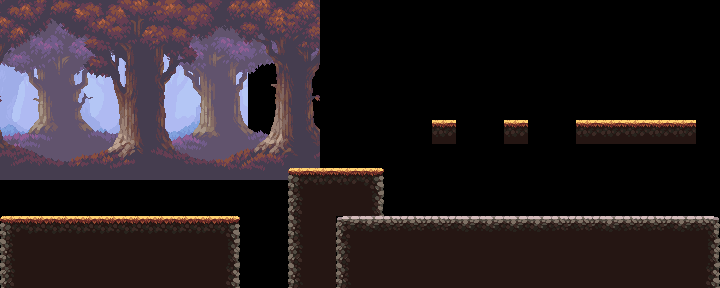

Below is a game level as drawn by its tile map, then a one-line description and the .tmx file that defines it, in full:
An orthogonal 30x12 tile map with 24x24 px tiles, 1 tile layer (terrain), 2 tilesets, 3 image layers and 9 objects (4x enemyboundary, 2x enemyspawn, collision, shop, playerspawn).

<map version="1.10" tiledversion="1.10.2" orientation="orthogonal" renderorder="right-down" width="30" height="12" tilewidth="24" tileheight="24" infinite="0" nextlayerid="13" nextobjectid="17">
 <editorsettings>
  <export target="../cmake-build-debug/bin/config/home.json" format="json" />
 </editorsettings>
 <tileset firstgid="1" name="world_tileset" tilewidth="24" tileheight="24" tilecount="315" columns="21">
  <image source="../cmake-build-debug/bin/assets/oak_woods_v1.0/oak_woods_tileset.png" width="504" height="360" />
  <tile id="0">
   <objectgroup draworder="index" id="2">
    <object id="1" name="tile" type="collision" x="0" y="0" width="24" height="24">
     <properties>
      <property name="blocksmovement" type="bool" value="true" />
      <property name="blocksvision" type="bool" value="true" />
     </properties>
    </object>
   </objectgroup>
  </tile>
 </tileset>
 <tileset firstgid="316" name="store" tilewidth="118" tileheight="128" tilecount="6" columns="6">
  <image source="../cmake-build-debug/bin/assets/oak_woods_v1.0/decorations/shop_anim.png" width="708" height="128" />
  <tile id="0">
   <animation>
    <frame tileid="0" duration="100" />
    <frame tileid="1" duration="100" />
    <frame tileid="2" duration="100" />
    <frame tileid="3" duration="100" />
    <frame tileid="4" duration="100" />
    <frame tileid="5" duration="100" />
   </animation>
  </tile>
 </tileset>
 <imagelayer id="2" name="background1" class="background" offsetx="-72" offsety="0" parallaxx="0.05" repeatx="1">
  <image source="../cmake-build-debug/bin/assets/oak_woods_v1.0/background/background_layer_1.png" width="320" height="180" />
 </imagelayer>
 <imagelayer id="3" name="background2" class="background" parallaxx="0.2" repeatx="1">
  <image source="../cmake-build-debug/bin/assets/oak_woods_v1.0/background/background_layer_2.png" width="320" height="180" />
 </imagelayer>
 <imagelayer id="4" name="background3" class="background" repeatx="1">
  <image source="../cmake-build-debug/bin/assets/oak_woods_v1.0/background/background_layer_3.png" width="320" height="180" />
 </imagelayer>
 <layer id="1" name="terrain" class="tilemap" width="30" height="12">
  <data encoding="csv">
0,0,0,0,0,0,0,0,0,0,0,0,0,0,0,0,0,0,0,0,0,0,0,0,0,0,0,0,0,0,
0,0,0,0,0,0,0,0,0,0,0,0,0,0,0,0,0,0,0,0,0,0,0,0,0,0,0,0,0,0,
0,0,0,0,0,0,0,0,0,0,0,0,0,0,0,0,0,0,0,0,0,0,0,0,0,0,0,0,0,0,
0,0,0,0,0,0,0,0,0,0,0,0,0,0,0,0,0,0,0,0,0,0,0,0,0,0,0,0,0,0,
0,0,0,0,0,0,0,0,0,0,0,0,0,0,0,0,0,0,0,0,0,0,0,0,0,0,0,0,0,0,
0,0,0,0,0,0,0,0,0,0,0,0,0,0,0,0,0,0,2,0,0,2,0,0,2,2,2,2,2,0,
0,0,0,0,0,0,0,0,0,0,0,0,0,0,0,0,0,0,0,0,0,0,0,0,0,0,0,0,0,0,
0,0,0,0,0,0,0,0,0,0,0,0,1,2,2,4,0,0,0,0,0,0,0,0,0,0,0,0,0,0,
0,0,0,0,0,0,0,0,0,0,0,0,22,23,23,25,0,0,0,0,0,0,0,0,0,0,0,0,0,0,
1,3,3,3,3,3,3,3,3,4,0,0,43,23,6,7,8,8,8,7,7,7,7,8,8,7,8,8,7,9,
43,23,23,23,23,23,23,23,23,25,0,0,22,23,22,23,23,23,23,23,23,23,23,23,23,23,23,23,23,25,
22,23,23,23,23,23,23,23,23,46,0,0,43,23,43,23,23,23,23,23,23,23,23,23,23,23,23,23,23,46
</data>
 </layer>
 <objectgroup id="11" name="enemyboundary">
  <object id="8" name="enemyboundary" x="552" y="96" width="24" height="24" />
  <object id="10" name="enemyboundary" x="696" y="96" width="24" height="24" />
  <object id="14" name="enemyboundary" x="504" y="192" width="24" height="24" />
  <object id="15" name="enemyboundary" x="672" y="192" width="24" height="24" />
 </objectgroup>
 <objectgroup id="12" name="enemyspawn">
  <object id="11" name="enemyspawn" x="624" y="120">
   <point />
  </object>
  <object id="13" name="enemyspawn" x="600" y="216">
   <point />
  </object>
 </objectgroup>
 <objectgroup id="9" name="shop">
  <object id="5" name="shop" x="120" y="216">
   <point />
  </object>
 </objectgroup>
 <objectgroup id="10" name="playerspawn">
  <object id="6" name="playerspawn" x="24" y="120">
   <point />
  </object>
 </objectgroup>
</map>
